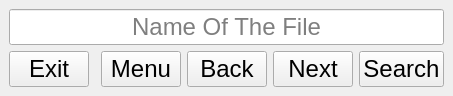
<?xml version="1.0" encoding="UTF-8"?>
<ui version="4.0">
 <class>FilePicker</class>
 <widget class="QMainWindow" name="FilePicker">
  <property name="geometry">
   <rect>
    <x>0</x>
    <y>0</y>
    <width>432</width>
    <height>96</height>
   </rect>
  </property>
  <property name="maximumSize">
   <size>
    <width>432</width>
    <height>96</height>
   </size>
  </property>
  <property name="windowTitle">
   <string>File Picker</string>
  </property>
  <widget class="QWidget" name="centralwidget">
   <layout class="QGridLayout" name="gridLayout">
    <item row="1" column="0">
     <widget class="QPushButton" name="btnExit">
      <property name="font">
       <font>
        <family>MS Sans Serif</family>
        <pointsize>18</pointsize>
       </font>
      </property>
      <property name="text">
       <string>Exit</string>
      </property>
     </widget>
    </item>
    <item row="0" column="0" colspan="6">
     <widget class="QLineEdit" name="inputFile">
      <property name="font">
       <font>
        <family>MS Sans Serif</family>
        <pointsize>18</pointsize>
       </font>
      </property>
      <property name="focusPolicy">
       <enum>Qt::StrongFocus</enum>
      </property>
      <property name="styleSheet">
       <string notr="true"/>
      </property>
      <property name="alignment">
       <set>Qt::AlignCenter</set>
      </property>
      <property name="placeholderText">
       <string>Name Of The File</string>
      </property>
     </widget>
    </item>
    <item row="1" column="3">
     <widget class="QPushButton" name="btnBack">
      <property name="font">
       <font>
        <family>MS Sans Serif</family>
        <pointsize>18</pointsize>
       </font>
      </property>
      <property name="text">
       <string>Back</string>
      </property>
     </widget>
    </item>
    <item row="1" column="4">
     <widget class="QPushButton" name="btnNext">
      <property name="font">
       <font>
        <family>MS Sans Serif</family>
        <pointsize>18</pointsize>
       </font>
      </property>
      <property name="text">
       <string>Next</string>
      </property>
     </widget>
    </item>
    <item row="1" column="5">
     <widget class="QPushButton" name="btnSearch">
      <property name="font">
       <font>
        <family>MS Sans Serif</family>
        <pointsize>18</pointsize>
       </font>
      </property>
      <property name="text">
       <string>Search</string>
      </property>
     </widget>
    </item>
    <item row="1" column="2">
     <widget class="QPushButton" name="btnMenu">
      <property name="font">
       <font>
        <family>MS Sans Serif</family>
        <pointsize>18</pointsize>
       </font>
      </property>
      <property name="text">
       <string>Menu</string>
      </property>
     </widget>
    </item>
   </layout>
  </widget>
 </widget>
 <resources/>
 <connections/>
</ui>
